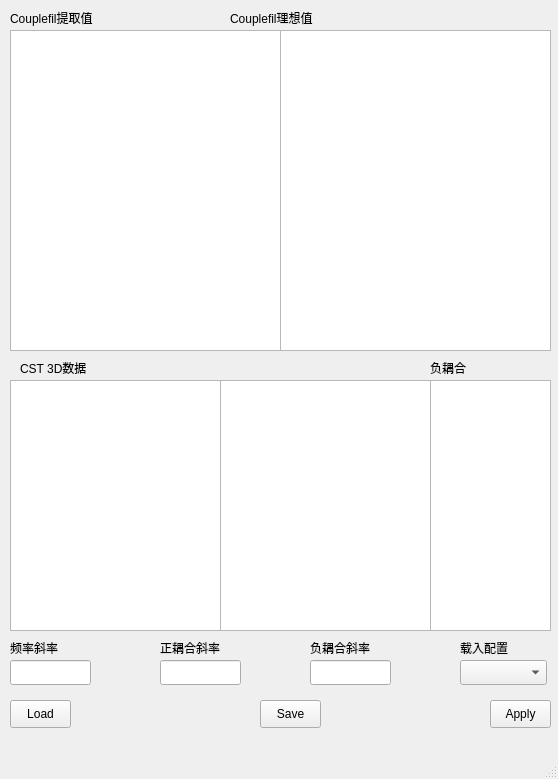
<?xml version="1.0" encoding="UTF-8"?>
<ui version="4.0">
 <class>DoCST</class>
 <widget class="QMainWindow" name="DoCST">
  <property name="geometry">
   <rect>
    <x>0</x>
    <y>0</y>
    <width>558</width>
    <height>779</height>
   </rect>
  </property>
  <property name="windowTitle">
   <string>MainWindow</string>
  </property>
  <widget class="QWidget" name="centralwidget">
   <widget class="QComboBox" name="comboBox">
    <property name="geometry">
     <rect>
      <x>460</x>
      <y>660</y>
      <width>87</width>
      <height>25</height>
     </rect>
    </property>
   </widget>
   <widget class="QLineEdit" name="freq_lineEdit">
    <property name="geometry">
     <rect>
      <x>10</x>
      <y>660</y>
      <width>81</width>
      <height>25</height>
     </rect>
    </property>
   </widget>
   <widget class="QLineEdit" name="ind_lineEdit">
    <property name="geometry">
     <rect>
      <x>160</x>
      <y>660</y>
      <width>81</width>
      <height>25</height>
     </rect>
    </property>
   </widget>
   <widget class="QLineEdit" name="cap_lineEdit">
    <property name="geometry">
     <rect>
      <x>310</x>
      <y>660</y>
      <width>81</width>
      <height>25</height>
     </rect>
    </property>
   </widget>
   <widget class="QPushButton" name="apply_btn">
    <property name="geometry">
     <rect>
      <x>490</x>
      <y>700</y>
      <width>61</width>
      <height>28</height>
     </rect>
    </property>
    <property name="text">
     <string>Apply</string>
    </property>
   </widget>
   <widget class="QLabel" name="label">
    <property name="geometry">
     <rect>
      <x>10</x>
      <y>640</y>
      <width>81</width>
      <height>16</height>
     </rect>
    </property>
    <property name="text">
     <string>频率斜率</string>
    </property>
   </widget>
   <widget class="QLabel" name="label_2">
    <property name="geometry">
     <rect>
      <x>160</x>
      <y>640</y>
      <width>81</width>
      <height>16</height>
     </rect>
    </property>
    <property name="text">
     <string>正耦合斜率</string>
    </property>
   </widget>
   <widget class="QLabel" name="label_3">
    <property name="geometry">
     <rect>
      <x>310</x>
      <y>640</y>
      <width>91</width>
      <height>16</height>
     </rect>
    </property>
    <property name="text">
     <string>负耦合斜率</string>
    </property>
   </widget>
   <widget class="QLabel" name="label_4">
    <property name="geometry">
     <rect>
      <x>460</x>
      <y>640</y>
      <width>72</width>
      <height>15</height>
     </rect>
    </property>
    <property name="text">
     <string>载入配置</string>
    </property>
   </widget>
   <widget class="QTextBrowser" name="freq_textBrowser">
    <property name="geometry">
     <rect>
      <x>10</x>
      <y>380</y>
      <width>211</width>
      <height>251</height>
     </rect>
    </property>
    <property name="html">
     <string>&lt;!DOCTYPE HTML PUBLIC &quot;-//W3C//DTD HTML 4.0//EN&quot; &quot;http://www.w3.org/TR/REC-html40/strict.dtd&quot;&gt;
&lt;html&gt;&lt;head&gt;&lt;meta name=&quot;qrichtext&quot; content=&quot;1&quot; /&gt;&lt;style type=&quot;text/css&quot;&gt;
p, li { white-space: pre-wrap; }
&lt;/style&gt;&lt;/head&gt;&lt;body style=&quot; font-family:'SimSun'; font-size:9pt; font-weight:400; font-style:normal;&quot;&gt;
&lt;p style=&quot;-qt-paragraph-type:empty; margin-top:0px; margin-bottom:0px; margin-left:0px; margin-right:0px; -qt-block-indent:0; text-indent:0px;&quot;&gt;&lt;br /&gt;&lt;/p&gt;&lt;/body&gt;&lt;/html&gt;</string>
    </property>
   </widget>
   <widget class="QPlainTextEdit" name="coupling_plainTextEdit">
    <property name="geometry">
     <rect>
      <x>10</x>
      <y>30</y>
      <width>271</width>
      <height>321</height>
     </rect>
    </property>
   </widget>
   <widget class="QLabel" name="label_5">
    <property name="geometry">
     <rect>
      <x>10</x>
      <y>10</y>
      <width>221</width>
      <height>16</height>
     </rect>
    </property>
    <property name="text">
     <string>Couplefil提取值</string>
    </property>
   </widget>
   <widget class="QLabel" name="label_6">
    <property name="geometry">
     <rect>
      <x>20</x>
      <y>360</y>
      <width>81</width>
      <height>16</height>
     </rect>
    </property>
    <property name="text">
     <string>CST 3D数据</string>
    </property>
   </widget>
   <widget class="QPushButton" name="load_btn">
    <property name="geometry">
     <rect>
      <x>10</x>
      <y>700</y>
      <width>61</width>
      <height>28</height>
     </rect>
    </property>
    <property name="text">
     <string>Load</string>
    </property>
   </widget>
   <widget class="QPushButton" name="save_btn">
    <property name="geometry">
     <rect>
      <x>260</x>
      <y>700</y>
      <width>61</width>
      <height>28</height>
     </rect>
    </property>
    <property name="text">
     <string>Save</string>
    </property>
   </widget>
   <widget class="QPlainTextEdit" name="ideal_plainTextEdit">
    <property name="geometry">
     <rect>
      <x>280</x>
      <y>30</y>
      <width>271</width>
      <height>321</height>
     </rect>
    </property>
   </widget>
   <widget class="QLabel" name="label_7">
    <property name="geometry">
     <rect>
      <x>230</x>
      <y>10</y>
      <width>131</width>
      <height>16</height>
     </rect>
    </property>
    <property name="text">
     <string>Couplefil理想值</string>
    </property>
   </widget>
   <widget class="QLabel" name="label_8">
    <property name="geometry">
     <rect>
      <x>430</x>
      <y>360</y>
      <width>72</width>
      <height>15</height>
     </rect>
    </property>
    <property name="text">
     <string>负耦合</string>
    </property>
   </widget>
   <widget class="QListWidget" name="negative_list">
    <property name="geometry">
     <rect>
      <x>430</x>
      <y>380</y>
      <width>121</width>
      <height>251</height>
     </rect>
    </property>
   </widget>
   <widget class="QTextBrowser" name="coupling_textBrowser">
    <property name="geometry">
     <rect>
      <x>220</x>
      <y>380</y>
      <width>211</width>
      <height>251</height>
     </rect>
    </property>
   </widget>
  </widget>
  <widget class="QMenuBar" name="menubar">
   <property name="geometry">
    <rect>
     <x>0</x>
     <y>0</y>
     <width>558</width>
     <height>26</height>
    </rect>
   </property>
  </widget>
  <widget class="QStatusBar" name="statusbar"/>
 </widget>
 <resources/>
 <connections>
  <connection>
   <sender>apply_btn</sender>
   <signal>clicked()</signal>
   <receiver>coupling_plainTextEdit</receiver>
   <slot>redo()</slot>
   <hints>
    <hint type="sourcelabel">
     <x>764</x>
     <y>126</y>
    </hint>
    <hint type="destinationlabel">
     <x>128</x>
     <y>199</y>
    </hint>
   </hints>
  </connection>
 </connections>
</ui>
